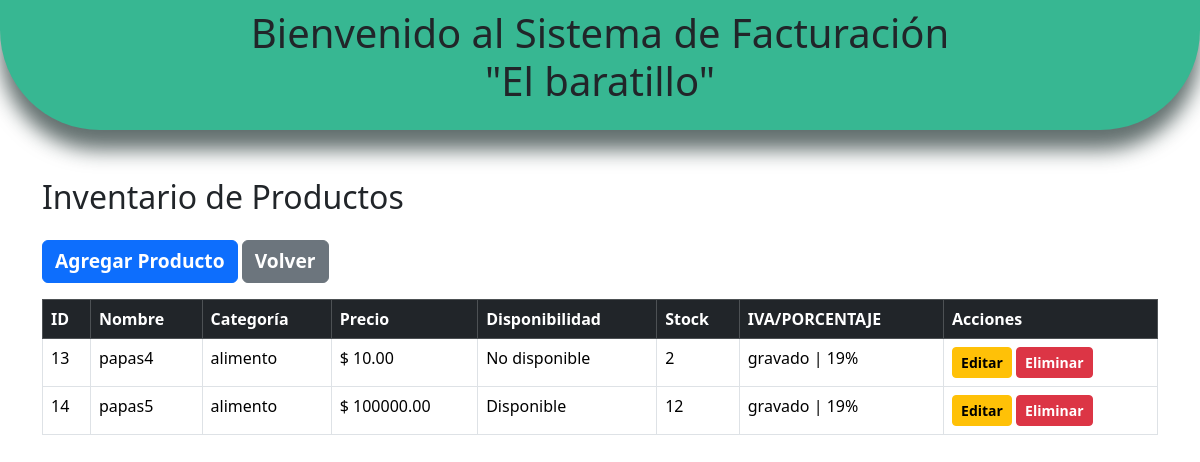
The page /actualizar_producto.php on the database its author committed.
### tables this page shows
CREATE TABLE `productos` (
  `id_productos` int(11) NOT NULL,
  `nombre_producto` varchar(45) NOT NULL,
  `precio_producto` decimal(10,2) NOT NULL,
  `idcategoria` int(11) NOT NULL,
  `disponiblidad_producto` tinyint(1) NOT NULL,
  `tipo_iva` enum('gravado','exento','excluido') NOT NULL DEFAULT 'gravado',
  `stock` int(20) DEFAULT 0,
  `IVA` int(11) DEFAULT 19
);

CREATE TABLE `categoria_producto` (
  `idcategoria_producto` int(11) NOT NULL,
  `categoria_producto` varchar(45) NOT NULL
);

### actualizar_producto.php (called while the page is built, shortened)
<?php
include 'conexion.php';
include 'inventario.php';
?>

### inventario.php (the view, shortened to what this page needs)
<?php include 'conexion.php'; ?>
<!DOCTYPE html>
<html lang="en">
<head>
  <link href="assets/css/bootstrap.min.css" rel="stylesheet">
</head>
<?php include 'includes/header.php'; ?>
<body>
<div class="container mt-5">
    <h2 class="mb-4">Inventario de Productos</h2>
    <a href="agregar_producto.php" class="btn btn-primary mb-3">Agregar Producto</a>
    <a href="index.php" class="btn btn-secondary mb-3">Volver</a>
    <table class="table table-bordered table-hover">
        <thead class="table-dark">
            <tr>
                <th>ID</th>
                <th>Nombre</th>
                <th>Categoría</th>
                <th>Precio</th>
                <th>Disponibilidad</th>
                <th>Stock</th>
                <th>IVA/PORCENTAJE</th>
                <th>Acciones</th>
            </tr>
        </thead>
        <tbody>
            <?php
            $query = "SELECT p.id_productos, p.nombre_producto, c.categoria_producto,
                             p.precio_producto, p.disponiblidad_producto, p.tipo_iva, p.stock, p.IVA
                      FROM productos p
                      JOIN categoria_producto c ON p.idcategoria = c.idcategoria_producto";
            $resultado = $conn->query($query);
            if ($resultado->num_rows > 0) {
                while ($row = $resultado->fetch_assoc()) {
                    echo "<tr>";
                    echo "<td>{$row['id_productos']}</td>";
                    echo "<td>{$row['nombre_producto']}</td>";
                    echo "<td>{$row['categoria_producto']}</td>";
                    echo "<td>$ {$row['precio_producto']}</td>";
                    echo "<td>" . ($row['disponiblidad_producto'] ? 'Disponible' : 'No disponible') . "</td>";
                    echo "<td>{$row['stock']}</td>";
                    echo "<td>{$row['tipo_iva']} | {$row['IVA']}%</td>";
                    echo "<td>
                            <a href='inventario.php?edit_id={$row['id_productos']}' class='btn btn-warning btn-sm'>Editar</a>
                            <a href='eliminar_producto.php?id={$row['id_productos']}' class='btn btn-danger btn-sm' onclick='return confirm(¿Estás seguro de eliminar este producto?)'>Eliminar</a>
                          </td>";
                    echo "</tr>";
                }
            } else {
                echo "<tr><td colspan='7'>No hay productos en el inventario.</td></tr>";
            }
            ?>
        </tbody>
    </table>
</div>
</body>
</html>

### includes/header.php (shortened to what this page needs)
<!DOCTYPE html>
<html lang="es">
<head>
  <link href="assets/css/bootstrap.min.css" rel="stylesheet">
</head>
<header class="header-principal">
  <div class="container text-center">
  <h1 class="mt-2" >Bienvenido al Sistema de Facturación <p> "El baratillo"</p></h1>
</div>
</header>
</html>

### rows shown on the page
productos: id_productos "13", nombre_producto "papas4", idcategoria.categoria_producto "alimento", precio_producto "10.00", disponiblidad_producto "No disponible", stock "2", tipo_iva "gravado", IVA "19"
productos: id_productos "14", nombre_producto "papas5", idcategoria.categoria_producto "alimento", precio_producto "100000.00", disponiblidad_producto "Disponible", stock "12", tipo_iva "gravado", IVA "19"
